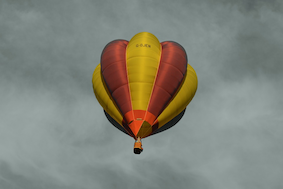
#> input picture Images/imgs/balloon.png, 283 x 189 px; its folder holds 2 pictures in this run
$ python main.py
#> lines starting #> are read from the running program, lines starting #| are printed output that depends on the picture
import os
from PIL import Image, ImageFilter, ImageEnhance

path = './imgs'
pathout = './imgsout'

for filename in os.listdir(path):
    img = Image.open(f"{path}/{filename}")
#> img is the input picture: PIL image 283x189 RGBA; mean R, G, B, A 129.9, 132.3, 121.9, 255

    edit = img.filter(ImageFilter.SHARPEN).convert('L').rotate(180)
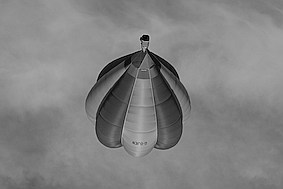
#> edit: PIL image 283x189 L; min 0, max 206, mean 130.4
    factor = 5
    enhancer = ImageEnhance.Contrast(edit)
    clean_name = os.path.splitext(filename)[0]

    edit.save(f"{pathout}/{clean_name}.png")
#> pass 2 of the loop `for filename in os.listdir(path):`:
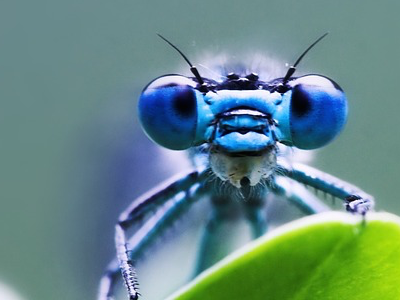
#> input picture Images/imgs/dragonfly.png, 400 x 300 px
#> img is the input picture: PIL image 400x300 RGBA; mean R, G, B, A 101.6, 135.9, 133.6, 255
#> `edit = img.filter(ImageFilter.SHARPEN).convert('L').rotate(180)`:
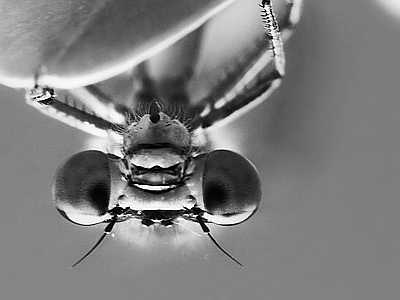
#> edit: PIL image 400x300 L; min 0, max 255, mean 125.4
